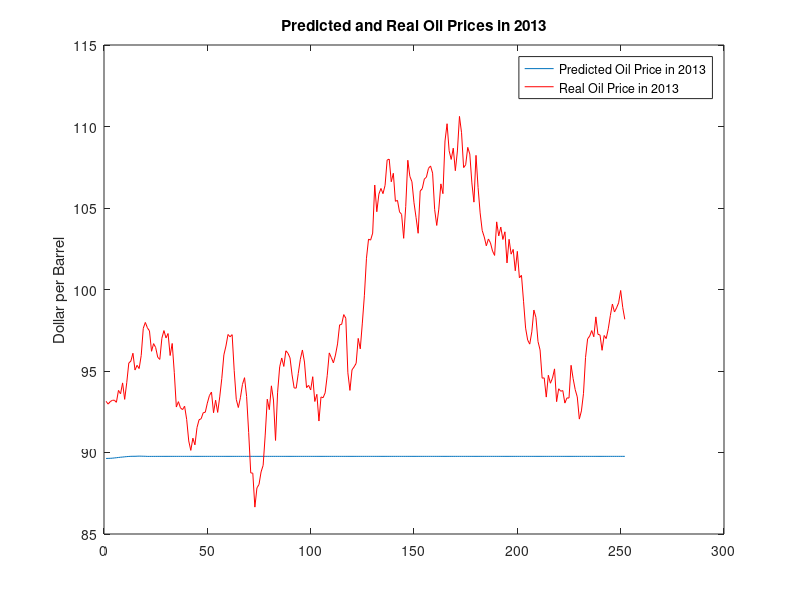

The MATLAB source for this figure:
close all;
clear all;
load('Week3_CaseStudy_Data.mat');
lambda = 0.2;
h3 = exp(-lambda*(0:19));
h3 = h3';
h3 = h3/sum(h3);

l = length(x);
x2013 = zeros(252,1);
x2013(1) = fliplr(h3')*x(l-19:l);
for i = 2:20
    x2013(i) = fliplr(h3')*[x(l-20+i:l);x2013(1:i-1)];
end

for i = 21:252
    x2013(i) = fliplr(h3')*x2013(i-20:i-1);
end

figure;
plot(x2013);
hold on;
plot(price2013,'r');
title('Predicted and Real Oil Prices in 2013')
ylabel('Dollar per Barrel')
legend('Predicted Oil Price in 2013','Real Oil Price in 2013');